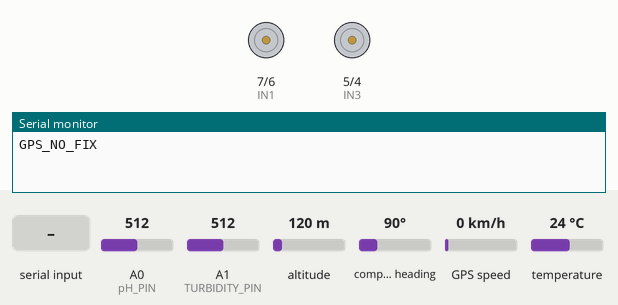
This sketch was run on a simulated Arduino Mega 2560, built for the host (arithmetic inside an expression is 32-bit, double 64-bit). On the bench: motor-driver pin pairs drawn as motors (green arrow = first pin HIGH = forward, orange = second pin HIGH = backward, longer = more drive, scaled by the enable pin), the last lines printed to the serial monitor. The inputs (shaded band) are chosen by the test bench; at power-on: A1 (TURBIDITY_PIN) = 512, A0 (pH_PIN) = 512, altitude 120 m, compass heading 90°, GPS speed 0 km/h, temperature 24 °C. The GPS gets a fix after 3 s at 37.7749, -122.4194 with 8 satellites.

Above: at 1.2 s.
1.3 s: "w" received over Serial
At 1.8 s:
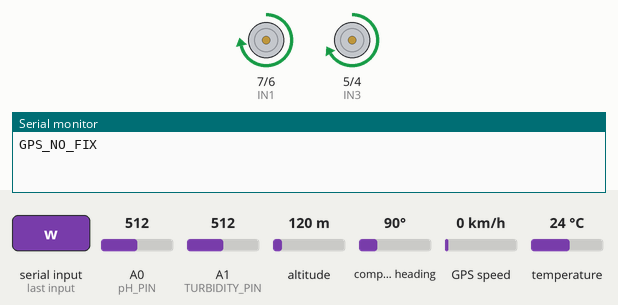
4.8 s: "s" received over Serial
At 5.7 s:
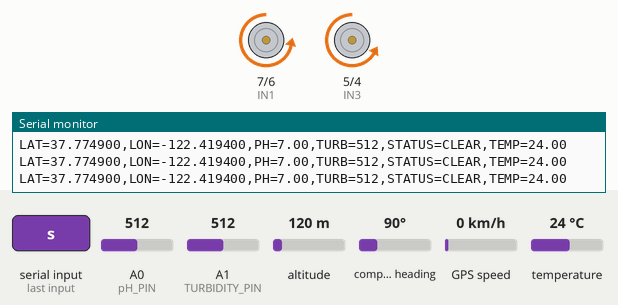
8.3 s: "d" received over Serial
At 9.6 s:
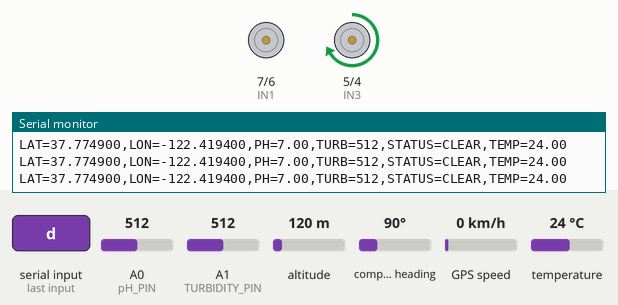
11.8 s: "a" received over Serial
At 12.2 s:
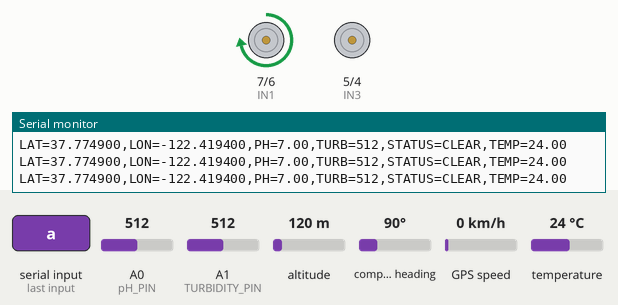
15.3 s: A1 (TURBIDITY_PIN) set to 491
18.5 s: "d" received over Serial
At 19.7 s:
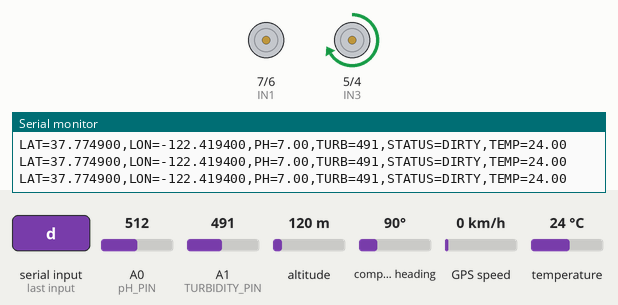
Timing chart, 0 to 22.0 s (numbered marks = the images above; inputs shaded):
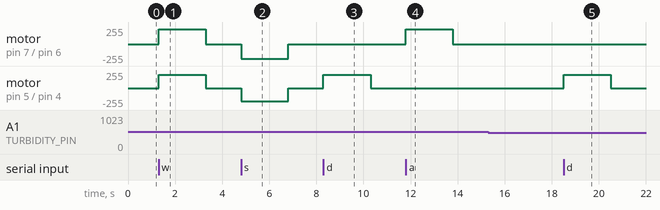

The sketch:

water_quality_usv.ino
```cpp
// Arduino firmware for the water-quality USV.
#include <OneWire.h>
#include <DallasTemperature.h>
#include <TinyGPS++.h>

// NEO-6M GPS: module TX -> Arduino Mega D19/RX1. D18/TX1 is not required.
const unsigned long GPS_BAUD = 9600;
const unsigned long GPS_FIX_MAX_AGE_MS = 5000;
TinyGPSPlus gps;

//pH Sensörü
const int pH_PIN = A0;
int buf[10];

float ph_formula(float voltage) {
  return 7 + ((2.5 - voltage) / 0.18);  // Kalibrasyon formülü
}

//Turbidity Sensörü
const int TURBIDITY_PIN = A1;
const int turbidityThreshold = 500;

//Sıcaklık Sensörü
#define ONE_WIRE_BUS 1
OneWire oneWire(ONE_WIRE_BUS);
DallasTemperature sensors(&oneWire);

//Motor Pinleri
#define ENA 9
#define ENB 3
#define IN1 7
#define IN2 6
#define IN3 5
#define IN4 4

const int slowPWM = 150;
const int highPWM = 220;
const int defaultPWM = 200;

unsigned long lastSendTime = 0;  // Zaman kontrolü
unsigned long lastCommandTime = 0;
const unsigned long COMMAND_TIMEOUT_MS = 2000;
const unsigned long MEASUREMENT_INTERVAL_MS = 1000;
bool motorCommandActive = false;

void readGpsData() {
  while (Serial1.available() > 0) {
    gps.encode(Serial1.read());
  }
}

bool hasFreshGpsFix() {
  return gps.location.isValid() && gps.location.age() <= GPS_FIX_MAX_AGE_MS;
}

const char* classifyTurbidity(int rawValue) {
  return rawValue < turbidityThreshold ? "DIRTY" : "CLEAR";
}

void setup() {
  Serial.begin(9600);
  Serial1.begin(GPS_BAUD);

  pinMode(ENA, OUTPUT); pinMode(ENB, OUTPUT);
  pinMode(IN1, OUTPUT); pinMode(IN2, OUTPUT);
  pinMode(IN3, OUTPUT); pinMode(IN4, OUTPUT);

  sensors.begin();
  // A blocking DS18B20 conversion can overflow the GPS UART buffer.
  sensors.setWaitForConversion(false);
  sensors.requestTemperatures();

  motorA_stop();
  motorB_stop();
}

//Motor Fonksiyonları
void motorA_forward(){ digitalWrite(IN1,HIGH); digitalWrite(IN2,LOW); analogWrite(ENA, highPWM);}
void motorA_backward(){ digitalWrite(IN1,LOW); digitalWrite(IN2,HIGH); analogWrite(ENA, highPWM);}
void motorA_stop(){ analogWrite(ENA,0); }

void motorB_forward(){ digitalWrite(IN3,HIGH); digitalWrite(IN4,LOW); analogWrite(ENB, defaultPWM);}
void motorB_backward(){ digitalWrite(IN3,LOW); digitalWrite(IN4,HIGH); analogWrite(ENB, defaultPWM);}
void motorB_stop(){ analogWrite(ENB,0); }

void stopMotors(){
  motorA_stop();
  motorB_stop();
  motorCommandActive = false;
}

void handleMotorCommand(char cmd){
  switch(cmd) {
    case 'w': motorA_forward(); motorB_forward(); motorCommandActive = true; break;
    case 's': motorA_backward(); motorB_backward(); motorCommandActive = true; break;
    case 'd': motorB_forward(); motorA_stop(); motorCommandActive = true; break;
    case 'a': motorB_stop(); motorA_forward(); motorCommandActive = true; break;
    case 'x': stopMotors(); break;
    default:  stopMotors(); break;
  }
  lastCommandTime = millis();
}

void loop() {
  // NMEA verisini sürekli tüket; yalnız ölçüm anında okumak UART taşmasına yol açar.
  readGpsData();

  //Motor Komut Okuma
  while (Serial.available() > 0) {
    char cmd = Serial.read();
    handleMotorCommand(cmd);
  }

  // Haberleşme kesilirse son hareket komutunu sonsuza kadar sürdürme.
  if (motorCommandActive && millis() - lastCommandTime >= COMMAND_TIMEOUT_MS) {
    stopMotors();
  }

  // Veri Gönderme
  if (millis() - lastSendTime >= MEASUREMENT_INTERVAL_MS) {
    lastSendTime = millis();

    //pH Ölçümü
    for (int i = 0; i < 10; i++) {
      buf[i] = analogRead(pH_PIN);
      readGpsData();
      delay(5);
    }
    float avgValue = 0;
    for (int i = 0; i < 10; i++) avgValue += buf[i];
    float pHVol = (float)avgValue * 5.0 / 1024.0 / 10.0;
    float phValue = ph_formula(pHVol);

    //Turbidity Ölçümü
    int turbidityRaw = analogRead(TURBIDITY_PIN);
    const char* turbidityState = classifyTurbidity(turbidityRaw);

    //Sıcaklık Ölçümü
    float temperature = sensors.getTempCByIndex(0);
    sensors.requestTemperatures();

    readGpsData();

    // Yalnız geçerli ve güncel GPS fix'i olan ölçümler kayda gönderilir.
    if (!hasFreshGpsFix()) {
      Serial.println("GPS_NO_FIX");
      return;
    }

    // Raporda tanımlanan makine tarafından okunabilir telemetri paketi.
    Serial.print("LAT=");
    Serial.print(gps.location.lat(), 6);
    Serial.print(",LON=");
    Serial.print(gps.location.lng(), 6);
    Serial.print(",PH=");
    Serial.print(phValue, 2);
    Serial.print(",TURB=");
    Serial.print(turbidityRaw);
    Serial.print(",STATUS=");
    Serial.print(turbidityState);
    Serial.print(",TEMP=");
    Serial.println(temperature, 2);
  }
}
```

Measured:
- after the input at 1.3 s, motor on pin 7 (IN1) / pin 6 (IN2): stopped → forward 220/255 at once, → stopped 2.0 s later; motor on pin 5 (IN3) / pin 4 (IN4): stopped → forward 200/255 at once, → stopped 2.0 s later
- after the input at 4.8 s, motor on pin 7 (IN1) / pin 6 (IN2): stopped → backward 220/255 at once, → stopped 2.0 s later; motor on pin 5 (IN3) / pin 4 (IN4): stopped → backward 200/255 at once, → stopped 2.0 s later
- after the input at 8.3 s, motor on pin 5 (IN3) / pin 4 (IN4): stopped → forward 200/255 at once, → stopped 2.0 s later
- after the input at 11.8 s, motor on pin 7 (IN1) / pin 6 (IN2): stopped → forward 220/255 at once, → stopped 2.0 s later
- after the input at 18.5 s, motor on pin 5 (IN3) / pin 4 (IN4): stopped → forward 200/255 at once, → stopped 2.0 s later
